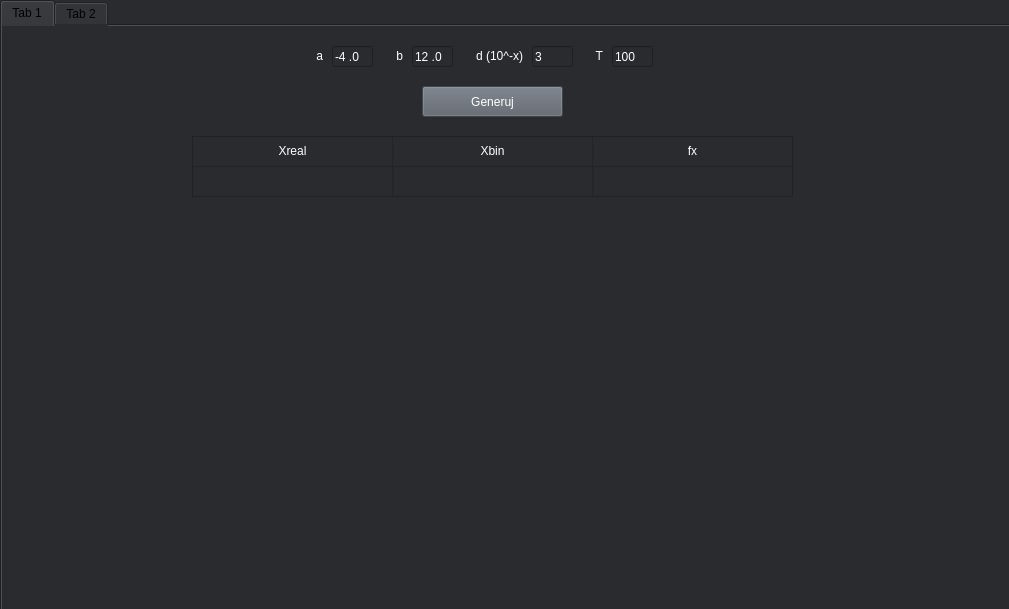
<?xml version="1.0" encoding="UTF-8"?>
<ui version="4.0">
 <class>MainWindow</class>
 <widget class="QMainWindow" name="MainWindow">
  <property name="windowModality">
   <enum>Qt::NonModal</enum>
  </property>
  <property name="geometry">
   <rect>
    <x>0</x>
    <y>0</y>
    <width>1009</width>
    <height>609</height>
   </rect>
  </property>
  <property name="maximumSize">
   <size>
    <width>1009</width>
    <height>609</height>
   </size>
  </property>
  <property name="windowTitle">
   <string>GeoAlgorithm</string>
  </property>
  <property name="windowOpacity">
   <double>0.950000000000000</double>
  </property>
  <property name="toolTip">
   <string/>
  </property>
  <property name="autoFillBackground">
   <bool>false</bool>
  </property>
  <property name="styleSheet">
   <string notr="true">background-color: rgb(41, 43, 47);</string>
  </property>
  <property name="iconSize">
   <size>
    <width>0</width>
    <height>0</height>
   </size>
  </property>
  <property name="tabShape">
   <enum>QTabWidget::Triangular</enum>
  </property>
  <widget class="QWidget" name="centralwidget">
   <widget class="QTabWidget" name="tabWidget">
    <property name="geometry">
     <rect>
      <x>0</x>
      <y>0</y>
      <width>1011</width>
      <height>611</height>
     </rect>
    </property>
    <property name="currentIndex">
     <number>0</number>
    </property>
    <widget class="QWidget" name="tab">
     <attribute name="title">
      <string>Tab 1</string>
     </attribute>
     <widget class="QPushButton" name="button_start">
      <property name="geometry">
       <rect>
        <x>420</x>
        <y>60</y>
        <width>141</width>
        <height>31</height>
       </rect>
      </property>
      <property name="sizePolicy">
       <sizepolicy hsizetype="Minimum" vsizetype="Fixed">
        <horstretch>0</horstretch>
        <verstretch>0</verstretch>
       </sizepolicy>
      </property>
      <property name="minimumSize">
       <size>
        <width>0</width>
        <height>30</height>
       </size>
      </property>
      <property name="baseSize">
       <size>
        <width>0</width>
        <height>0</height>
       </size>
      </property>
      <property name="cursor">
       <cursorShape>PointingHandCursor</cursorShape>
      </property>
      <property name="layoutDirection">
       <enum>Qt::RightToLeft</enum>
      </property>
      <property name="styleSheet">
       <string notr="true">background-color: rgb(91, 97, 106);
color: white;</string>
      </property>
      <property name="text">
       <string>Generuj</string>
      </property>
     </widget>
     <widget class="QLineEdit" name="input_a">
      <property name="geometry">
       <rect>
        <x>330</x>
        <y>20</y>
        <width>41</width>
        <height>21</height>
       </rect>
      </property>
      <property name="styleSheet">
       <string notr="true">color: rgb(255, 255, 255)</string>
      </property>
      <property name="inputMask">
       <string>#99.9</string>
      </property>
      <property name="text">
       <string>-4.0</string>
      </property>
     </widget>
     <widget class="QLineEdit" name="input_d">
      <property name="geometry">
       <rect>
        <x>530</x>
        <y>20</y>
        <width>41</width>
        <height>21</height>
       </rect>
      </property>
      <property name="styleSheet">
       <string notr="true">;color: rgb(255, 255, 255);</string>
      </property>
      <property name="inputMask">
       <string>9</string>
      </property>
      <property name="text">
       <string>3</string>
      </property>
     </widget>
     <widget class="QLabel" name="label">
      <property name="geometry">
       <rect>
        <x>300</x>
        <y>20</y>
        <width>21</width>
        <height>20</height>
       </rect>
      </property>
      <property name="styleSheet">
       <string notr="true">color: rgb(255, 255, 255);</string>
      </property>
      <property name="text">
       <string>a</string>
      </property>
      <property name="alignment">
       <set>Qt::AlignRight|Qt::AlignTrailing|Qt::AlignVCenter</set>
      </property>
     </widget>
     <widget class="QLabel" name="label_2">
      <property name="geometry">
       <rect>
        <x>380</x>
        <y>20</y>
        <width>21</width>
        <height>20</height>
       </rect>
      </property>
      <property name="styleSheet">
       <string notr="true">color: rgb(255, 255, 255);</string>
      </property>
      <property name="text">
       <string>b</string>
      </property>
      <property name="alignment">
       <set>Qt::AlignRight|Qt::AlignTrailing|Qt::AlignVCenter</set>
      </property>
     </widget>
     <widget class="QLineEdit" name="input_b">
      <property name="geometry">
       <rect>
        <x>410</x>
        <y>20</y>
        <width>41</width>
        <height>21</height>
       </rect>
      </property>
      <property name="styleSheet">
       <string notr="true">color: rgb(255, 255, 255);</string>
      </property>
      <property name="inputMask">
       <string>#99.9</string>
      </property>
      <property name="text">
       <string>12.0</string>
      </property>
     </widget>
     <widget class="QLabel" name="label_3">
      <property name="geometry">
       <rect>
        <x>470</x>
        <y>20</y>
        <width>51</width>
        <height>20</height>
       </rect>
      </property>
      <property name="styleSheet">
       <string notr="true">color: rgb(255, 255, 255);</string>
      </property>
      <property name="text">
       <string>d (10^-x)</string>
      </property>
      <property name="alignment">
       <set>Qt::AlignRight|Qt::AlignTrailing|Qt::AlignVCenter</set>
      </property>
     </widget>
     <widget class="QLineEdit" name="input_t">
      <property name="geometry">
       <rect>
        <x>610</x>
        <y>20</y>
        <width>41</width>
        <height>21</height>
       </rect>
      </property>
      <property name="styleSheet">
       <string notr="true">
color: rgb(255, 255, 255);</string>
      </property>
      <property name="inputMask">
       <string>99999</string>
      </property>
      <property name="text">
       <string>100</string>
      </property>
     </widget>
     <widget class="QLabel" name="label_5">
      <property name="geometry">
       <rect>
        <x>580</x>
        <y>20</y>
        <width>21</width>
        <height>20</height>
       </rect>
      </property>
      <property name="styleSheet">
       <string notr="true">color: rgb(255, 255, 255);</string>
      </property>
      <property name="text">
       <string>T</string>
      </property>
      <property name="alignment">
       <set>Qt::AlignRight|Qt::AlignTrailing|Qt::AlignVCenter</set>
      </property>
     </widget>
     <widget class="QTableWidget" name="best_table">
      <property name="enabled">
       <bool>true</bool>
      </property>
      <property name="geometry">
       <rect>
        <x>190</x>
        <y>110</y>
        <width>601</width>
        <height>61</height>
       </rect>
      </property>
      <property name="font">
       <font>
        <stylestrategy>PreferDefault</stylestrategy>
       </font>
      </property>
      <property name="cursor" stdset="0">
       <cursorShape>ArrowCursor</cursorShape>
      </property>
      <property name="layoutDirection">
       <enum>Qt::LeftToRight</enum>
      </property>
      <property name="autoFillBackground">
       <bool>false</bool>
      </property>
      <property name="styleSheet">
       <string notr="true">color: rgb(255, 255, 255);</string>
      </property>
      <property name="verticalScrollBarPolicy">
       <enum>Qt::ScrollBarAlwaysOff</enum>
      </property>
      <property name="horizontalScrollBarPolicy">
       <enum>Qt::ScrollBarAlwaysOff</enum>
      </property>
      <property name="sizeAdjustPolicy">
       <enum>QAbstractScrollArea::AdjustToContents</enum>
      </property>
      <property name="autoScroll">
       <bool>false</bool>
      </property>
      <property name="editTriggers">
       <set>QAbstractItemView::SelectedClicked</set>
      </property>
      <property name="tabKeyNavigation">
       <bool>false</bool>
      </property>
      <property name="showDropIndicator" stdset="0">
       <bool>false</bool>
      </property>
      <property name="dragDropOverwriteMode">
       <bool>false</bool>
      </property>
      <property name="selectionMode">
       <enum>QAbstractItemView::NoSelection</enum>
      </property>
      <property name="textElideMode">
       <enum>Qt::ElideMiddle</enum>
      </property>
      <property name="showGrid">
       <bool>true</bool>
      </property>
      <property name="wordWrap">
       <bool>false</bool>
      </property>
      <property name="cornerButtonEnabled">
       <bool>false</bool>
      </property>
      <property name="rowCount">
       <number>2</number>
      </property>
      <property name="columnCount">
       <number>3</number>
      </property>
      <attribute name="horizontalHeaderVisible">
       <bool>false</bool>
      </attribute>
      <attribute name="horizontalHeaderCascadingSectionResizes">
       <bool>true</bool>
      </attribute>
      <attribute name="horizontalHeaderDefaultSectionSize">
       <number>200</number>
      </attribute>
      <attribute name="horizontalHeaderHighlightSections">
       <bool>true</bool>
      </attribute>
      <attribute name="horizontalHeaderMinimumSectionSize">
       <number>200</number>
      </attribute>
      <attribute name="horizontalHeaderStretchLastSection">
       <bool>false</bool>
      </attribute>
      <attribute name="verticalHeaderVisible">
       <bool>false</bool>
      </attribute>
      <row>
       <property name="text">
        <string>name</string>
       </property>
      </row>
      <row>
       <property name="text">
        <string>value</string>
       </property>
      </row>
      <column>
       <property name="text">
        <string>real</string>
       </property>
       <property name="textAlignment">
        <set>AlignLeading|AlignVCenter</set>
       </property>
       <property name="background">
        <color>
         <red>0</red>
         <green>0</green>
         <blue>0</blue>
        </color>
       </property>
      </column>
      <column>
       <property name="text">
        <string>bin</string>
       </property>
      </column>
      <column>
       <property name="text">
        <string>fx</string>
       </property>
      </column>
      <item row="0" column="0">
       <property name="text">
        <string>Xreal</string>
       </property>
       <property name="textAlignment">
        <set>AlignCenter</set>
       </property>
      </item>
      <item row="0" column="1">
       <property name="text">
        <string>Xbin</string>
       </property>
       <property name="textAlignment">
        <set>AlignCenter</set>
       </property>
      </item>
      <item row="0" column="2">
       <property name="text">
        <string>fx</string>
       </property>
       <property name="textAlignment">
        <set>AlignCenter</set>
       </property>
       <property name="background">
        <brush brushstyle="NoBrush">
         <color alpha="255">
          <red>0</red>
          <green>0</green>
          <blue>0</blue>
         </color>
        </brush>
       </property>
      </item>
      <item row="1" column="0">
       <property name="text">
        <string/>
       </property>
       <property name="textAlignment">
        <set>AlignCenter</set>
       </property>
      </item>
      <item row="1" column="1">
       <property name="text">
        <string/>
       </property>
       <property name="textAlignment">
        <set>AlignCenter</set>
       </property>
      </item>
      <item row="1" column="2">
       <property name="text">
        <string/>
       </property>
       <property name="textAlignment">
        <set>AlignCenter</set>
       </property>
      </item>
     </widget>
     <widget class="QChartView" name="widget" native="true">
      <property name="geometry">
       <rect>
        <x>-10</x>
        <y>180</y>
        <width>1021</width>
        <height>401</height>
       </rect>
      </property>
      <property name="styleSheet">
       <string notr="true">background-color: rgb(41, 43, 47);</string>
      </property>
     </widget>
    </widget>
    <widget class="QWidget" name="tab_2">
     <attribute name="title">
      <string>Tab 2</string>
     </attribute>
     <widget class="QLabel" name="label_12">
      <property name="geometry">
       <rect>
        <x>480</x>
        <y>40</y>
        <width>21</width>
        <height>20</height>
       </rect>
      </property>
      <property name="styleSheet">
       <string notr="true">color: rgb(255, 255, 255);</string>
      </property>
      <property name="text">
       <string>T</string>
      </property>
      <property name="alignment">
       <set>Qt::AlignRight|Qt::AlignTrailing|Qt::AlignVCenter</set>
      </property>
     </widget>
     <widget class="QLineEdit" name="input_generations_test">
      <property name="geometry">
       <rect>
        <x>510</x>
        <y>40</y>
        <width>41</width>
        <height>21</height>
       </rect>
      </property>
      <property name="styleSheet">
       <string notr="true">
color: rgb(255, 255, 255);</string>
      </property>
      <property name="inputMask">
       <string>99999</string>
      </property>
      <property name="text">
       <string>2000</string>
      </property>
     </widget>
     <widget class="QPushButton" name="button_test_generations">
      <property name="geometry">
       <rect>
        <x>450</x>
        <y>70</y>
        <width>141</width>
        <height>31</height>
       </rect>
      </property>
      <property name="sizePolicy">
       <sizepolicy hsizetype="Minimum" vsizetype="Fixed">
        <horstretch>0</horstretch>
        <verstretch>0</verstretch>
       </sizepolicy>
      </property>
      <property name="minimumSize">
       <size>
        <width>0</width>
        <height>30</height>
       </size>
      </property>
      <property name="baseSize">
       <size>
        <width>0</width>
        <height>0</height>
       </size>
      </property>
      <property name="cursor">
       <cursorShape>PointingHandCursor</cursorShape>
      </property>
      <property name="layoutDirection">
       <enum>Qt::RightToLeft</enum>
      </property>
      <property name="styleSheet">
       <string notr="true">background-color: rgb(91, 97, 106);
color: white;</string>
      </property>
      <property name="text">
       <string>Testuj pokolenia</string>
      </property>
     </widget>
     <widget class="QTableWidget" name="test_table">
      <property name="enabled">
       <bool>true</bool>
      </property>
      <property name="geometry">
       <rect>
        <x>10</x>
        <y>120</y>
        <width>401</width>
        <height>451</height>
       </rect>
      </property>
      <property name="font">
       <font>
        <stylestrategy>PreferDefault</stylestrategy>
       </font>
      </property>
      <property name="cursor" stdset="0">
       <cursorShape>ArrowCursor</cursorShape>
      </property>
      <property name="layoutDirection">
       <enum>Qt::LeftToRight</enum>
      </property>
      <property name="autoFillBackground">
       <bool>false</bool>
      </property>
      <property name="styleSheet">
       <string notr="true">color: rgb(255, 255, 255);
Header {Background-color: rgb(190,1,1);}</string>
      </property>
      <property name="verticalScrollBarPolicy">
       <enum>Qt::ScrollBarAlwaysOn</enum>
      </property>
      <property name="horizontalScrollBarPolicy">
       <enum>Qt::ScrollBarAlwaysOff</enum>
      </property>
      <property name="sizeAdjustPolicy">
       <enum>QAbstractScrollArea::AdjustToContents</enum>
      </property>
      <property name="autoScroll">
       <bool>false</bool>
      </property>
      <property name="editTriggers">
       <set>QAbstractItemView::SelectedClicked</set>
      </property>
      <property name="tabKeyNavigation">
       <bool>false</bool>
      </property>
      <property name="showDropIndicator" stdset="0">
       <bool>false</bool>
      </property>
      <property name="dragDropOverwriteMode">
       <bool>false</bool>
      </property>
      <property name="selectionMode">
       <enum>QAbstractItemView::NoSelection</enum>
      </property>
      <property name="textElideMode">
       <enum>Qt::ElideMiddle</enum>
      </property>
      <property name="showGrid">
       <bool>true</bool>
      </property>
      <property name="wordWrap">
       <bool>false</bool>
      </property>
      <property name="cornerButtonEnabled">
       <bool>false</bool>
      </property>
      <property name="rowCount">
       <number>1</number>
      </property>
      <property name="columnCount">
       <number>3</number>
      </property>
      <attribute name="horizontalHeaderVisible">
       <bool>false</bool>
      </attribute>
      <attribute name="horizontalHeaderCascadingSectionResizes">
       <bool>true</bool>
      </attribute>
      <attribute name="horizontalHeaderDefaultSectionSize">
       <number>133</number>
      </attribute>
      <attribute name="horizontalHeaderHighlightSections">
       <bool>true</bool>
      </attribute>
      <attribute name="horizontalHeaderMinimumSectionSize">
       <number>50</number>
      </attribute>
      <attribute name="horizontalHeaderShowSortIndicator" stdset="0">
       <bool>false</bool>
      </attribute>
      <attribute name="horizontalHeaderStretchLastSection">
       <bool>false</bool>
      </attribute>
      <attribute name="verticalHeaderVisible">
       <bool>false</bool>
      </attribute>
      <row>
       <property name="text">
        <string>New Row</string>
       </property>
      </row>
      <column>
       <property name="text">
        <string notr="true">tau</string>
       </property>
       <property name="textAlignment">
        <set>AlignCenter</set>
       </property>
       <property name="background">
        <color>
         <red>41</red>
         <green>43</green>
         <blue>47</blue>
        </color>
       </property>
       <property name="foreground">
        <brush brushstyle="NoBrush">
         <color alpha="255">
          <red>255</red>
          <green>255</green>
          <blue>255</blue>
         </color>
        </brush>
       </property>
      </column>
      <column>
       <property name="text">
        <string>T</string>
       </property>
       <property name="textAlignment">
        <set>AlignCenter</set>
       </property>
       <property name="background">
        <color>
         <red>41</red>
         <green>43</green>
         <blue>47</blue>
        </color>
       </property>
       <property name="foreground">
        <brush brushstyle="NoBrush">
         <color alpha="255">
          <red>255</red>
          <green>255</green>
          <blue>255</blue>
         </color>
        </brush>
       </property>
      </column>
      <column>
       <property name="text">
        <string>f(x)</string>
       </property>
       <property name="textAlignment">
        <set>AlignCenter</set>
       </property>
       <property name="background">
        <color>
         <red>41</red>
         <green>43</green>
         <blue>47</blue>
        </color>
       </property>
       <property name="foreground">
        <brush brushstyle="NoBrush">
         <color alpha="255">
          <red>255</red>
          <green>255</green>
          <blue>255</blue>
         </color>
        </brush>
       </property>
      </column>
      <item row="0" column="0">
       <property name="text">
        <string>iteracje</string>
       </property>
       <property name="textAlignment">
        <set>AlignCenter</set>
       </property>
      </item>
      <item row="0" column="1">
       <property name="text">
        <string>wystąpienia</string>
       </property>
       <property name="textAlignment">
        <set>AlignCenter</set>
       </property>
      </item>
      <item row="0" column="2">
       <property name="text">
        <string>%</string>
       </property>
       <property name="textAlignment">
        <set>AlignCenter</set>
       </property>
      </item>
     </widget>
     <widget class="QChartView" name="widget_test" native="true">
      <property name="geometry">
       <rect>
        <x>420</x>
        <y>120</y>
        <width>571</width>
        <height>451</height>
       </rect>
      </property>
      <property name="styleSheet">
       <string notr="true">background-color: rgb(41, 43, 47);</string>
      </property>
     </widget>
     <widget class="QLineEdit" name="input_a_test">
      <property name="geometry">
       <rect>
        <x>400</x>
        <y>10</y>
        <width>41</width>
        <height>21</height>
       </rect>
      </property>
      <property name="styleSheet">
       <string notr="true">color: rgb(255, 255, 255)</string>
      </property>
      <property name="inputMask">
       <string>#99.9</string>
      </property>
      <property name="text">
       <string>-4.0</string>
      </property>
     </widget>
     <widget class="QLabel" name="label_13">
      <property name="geometry">
       <rect>
        <x>450</x>
        <y>10</y>
        <width>21</width>
        <height>20</height>
       </rect>
      </property>
      <property name="styleSheet">
       <string notr="true">color: rgb(255, 255, 255);</string>
      </property>
      <property name="text">
       <string>b</string>
      </property>
      <property name="alignment">
       <set>Qt::AlignRight|Qt::AlignTrailing|Qt::AlignVCenter</set>
      </property>
     </widget>
     <widget class="QLabel" name="label_14">
      <property name="geometry">
       <rect>
        <x>540</x>
        <y>10</y>
        <width>51</width>
        <height>20</height>
       </rect>
      </property>
      <property name="styleSheet">
       <string notr="true">color: rgb(255, 255, 255);</string>
      </property>
      <property name="text">
       <string>d (10^-x)</string>
      </property>
      <property name="alignment">
       <set>Qt::AlignRight|Qt::AlignTrailing|Qt::AlignVCenter</set>
      </property>
     </widget>
     <widget class="QLabel" name="label_15">
      <property name="geometry">
       <rect>
        <x>370</x>
        <y>10</y>
        <width>21</width>
        <height>20</height>
       </rect>
      </property>
      <property name="styleSheet">
       <string notr="true">color: rgb(255, 255, 255);</string>
      </property>
      <property name="text">
       <string>a</string>
      </property>
      <property name="alignment">
       <set>Qt::AlignRight|Qt::AlignTrailing|Qt::AlignVCenter</set>
      </property>
     </widget>
     <widget class="QLineEdit" name="input_b_test">
      <property name="geometry">
       <rect>
        <x>480</x>
        <y>10</y>
        <width>41</width>
        <height>21</height>
       </rect>
      </property>
      <property name="styleSheet">
       <string notr="true">color: rgb(255, 255, 255);</string>
      </property>
      <property name="inputMask">
       <string>#99.9</string>
      </property>
      <property name="text">
       <string>12.0</string>
      </property>
     </widget>
     <widget class="QLineEdit" name="input_d_test">
      <property name="geometry">
       <rect>
        <x>600</x>
        <y>10</y>
        <width>41</width>
        <height>21</height>
       </rect>
      </property>
      <property name="styleSheet">
       <string notr="true">;color: rgb(255, 255, 255);</string>
      </property>
      <property name="inputMask">
       <string>9</string>
      </property>
      <property name="text">
       <string>3</string>
      </property>
     </widget>
    </widget>
   </widget>
  </widget>
 </widget>
 <customwidgets>
  <customwidget>
   <class>QChartView</class>
   <extends>QWidget</extends>
   <header>PyQt5.QtChart</header>
   <container>1</container>
  </customwidget>
 </customwidgets>
 <resources/>
 <connections/>
</ui>
